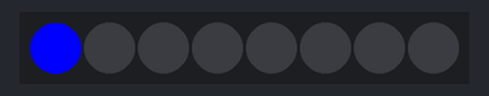
Bench run of a sketch on a simulated Arduino Uno, built with avr-gcc and run on an emulated ATmega328P. Parts: 8 RGB LEDs in strip order, left to right. Random numbers use the default seed unless the sketch sets one.

Above: at 0.05 s.
At 5.85 s:
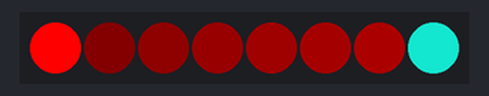
At 10.73 s:
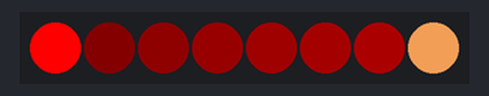
At 20.38 s:
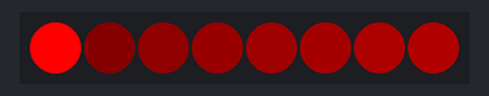
At 30.23 s:
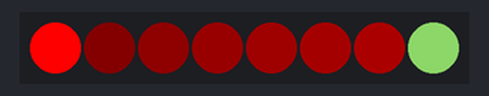
At 39.68 s:
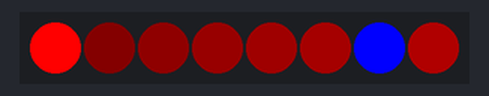
Timing chart, 0 to 40.0 s (numbered marks = the images above):
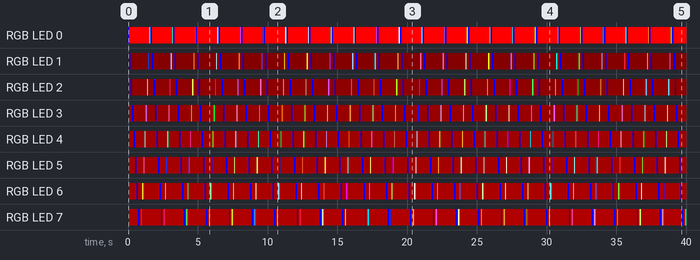

The sketch:

greeen_light_shoot.ino
```cpp
#include <Adafruit_DotStar.h>
#include <SPI.h>         // COMMENT OUT THIS LINE FOR GEMMA OR TRINKET
//#include <avr/power.h> // ENABLE THIS LINE FOR GEMMA OR TRINKET
#define NUMPIXELS 8 // Number of LEDs in strip
// Here's how to control the LEDs from any two pins:
#define DATAPIN    2
#define CLOCKPIN   3
Adafruit_DotStar strip = Adafruit_DotStar(
                           NUMPIXELS, DATAPIN, CLOCKPIN, DOTSTAR_RGB);


void setup() {
  strip.begin();
}

int waitTime = 200;


void loop()
{
  // Attempt to move the RED forward
  for (int i = 0 ; i <= 8 ; i++)
  {
    for (int j = 0; j <= 8; j++)
    {

      if (j == i)
      {
        // the color red
        strip.setBrightness(255);
        strip.setPixelColor (j, 0, 0,255);
      }
      else
      {
        // the color green
        strip.setBrightness(255);
        strip.setPixelColor (j,  255 + j * 8, 0, 0);
      }

      strip.show();
      delay(10);

    }
  }

  // Attempt to Move RED backwards
  for (int i = 7 ; i>=0 ; i--)
  {
    for (int j = 0; j <= 8; j++)
    {

      if (j == i)
      {
        // the color red
        strip.setBrightness(255);
        strip.setPixelColor (j, random(255), random(255), random(255));
      }
      else
      {
        // the color green
        strip.setBrightness(255);
        strip.setPixelColor (j,  255 + j * 8, 0, 0);
      }

      strip.show();
      delay(10);

    }
  }
}
```

Measured:
- by itself, RGB LED 7: off → RGB(55, 0, 0) at 0.11 s, → RGB(0, 0, 255) 0.64 s later, → RGB(55, 0, 0) 0.10 s later, → RGB(158, 19, 232) 0.10 s later, … (100 changes in this stretch)
